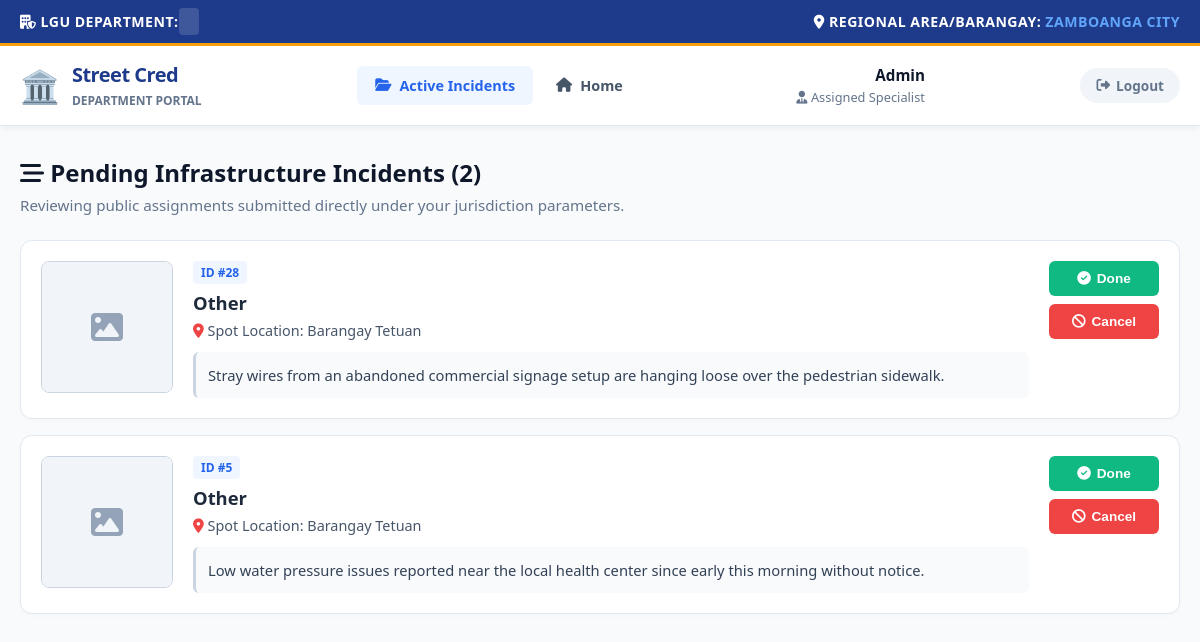
The page /admin-pages/LGU_DASHBOARD.php on the database its author committed.
### tables this page shows
CREATE TABLE `reports` (
  `ID` int(11) NOT NULL,
  `user_id` int(11) UNSIGNED DEFAULT NULL,
  `barangay` varchar(50) NOT NULL,
  `category` enum('Drainage Issues','Waste Management','Road/Pothole','Streetlight','Traffic Concern','Security Issue','Infrastructure','Other') NOT NULL,
  `description` text NOT NULL,
  `status` enum('standby','In progress','Reported to LGU','Resolved') NOT NULL DEFAULT 'standby',
  `image_path` varchar(255) NOT NULL,
  `date_submitted` timestamp NOT NULL DEFAULT current_timestamp(),
  `created_at` datetime NOT NULL DEFAULT current_timestamp()
);

### admin-pages/LGU_DASHBOARD.php (the view, shortened to what this page needs)
<?php
include("../database/database.php");
$user_name = ($_SESSION['first_name'] ?? 'Admin') . ' ' . ($_SESSION['last_name'] ?? '');
$admin_barangay = $_SESSION['user_barangay'] ?? 'Zamboanga City';
$lgu_department = $_SESSION['lgu_department'] ?? '';
$report_categories = [];
switch ($lgu_department) {
    default:
        $report_categories = ["'other'"];
        break;
}
$category_list = implode(",", $report_categories);
$fetch_query = "SELECT * FROM reports
                WHERE category IN ($category_list)
                AND status NOT IN ('resolved', 'cancelled')
                ORDER BY ID DESC";
$result = mysqli_query($conn, $fetch_query);
$active_reports = [];
if ($result) {
    while ($row = mysqli_fetch_assoc($result)) {
        $active_reports[] = $row;
    }
}
?>
<!DOCTYPE html>
<html lang="en">
<head>
    <link rel="stylesheet" href="https://cdnjs.cloudflare.com/ajax/libs/font-awesome/6.5.1/css/all.min.css">
</head>
<body>
    <div class="top-bar-identity">
        <div>
            <i class="fas fa-building-shield"></i> LGU DEPARTMENT:
            <span class="identity-badge"><?php echo htmlspecialchars($lgu_department); ?></span>
        </div>
        <div>
            <i class="fas fa-map-marker-alt"></i> REGIONAL AREA/BARANGAY:
            <span style="color: #60a5fa; text-transform: uppercase;"><?php echo htmlspecialchars($admin_barangay); ?></span>
        </div>
    </div>
    <header>
        <div class="container">
            <div class="nav-wrapper">
                <div class="logo">
                    <div class="logo-icon">🏛️</div>
                    <div>
                        <span class="brand">Street Cred</span>
                        <span class="subtext">Department Portal</span>
                    </div>
                </div>
                <nav style="display: flex; gap: 5px;">
                    <a href="LGU_DASHBOARD.php" class="btn-nav-lgu active"><i class="fas fa-folder-open"></i> Active Incidents</a>
                    <a href="../home-page/homepage.php" class="btn-nav-lgu"><i class="fas fa-home"></i> Home</a>
                </nav>
                <div class="user-profile">
                    <strong><?php echo htmlspecialchars($user_name); ?></strong><br>
                    <small><i class="fas fa-user-tie"></i> Assigned Specialist</small>
                </div>
                <a href="../login-page/logout.php" class="btn-logout">
                    <i class="fas fa-sign-out-alt"></i> Logout
                </a>
            </div>
        </div>
    </header>
    <section class="submit-content" style="padding-top: 30px;">
        <div class="container">
            <div style="margin-bottom: 25px;">
                <h2 style="margin: 0; color: #0f172a;"><i class="fas fa-stream"></i> Pending Infrastructure Incidents (<?php echo count($active_reports); ?>)</h2>
                <p style="color: var(--text-muted); margin: 6px 0 0 0; font-size: 0.95rem;">Reviewing public assignments submitted directly under your jurisdiction parameters.</p>
            </div>
            <?php if (count($active_reports) === 0): ?>
                <div style="text-align: center; padding: 60px; background: #fff; border-radius: 12px; border: 1px solid var(--border-color); color: var(--text-muted);">
                    <i class="fas fa-clipboard-check fa-3x" style="color: #cbd5e1; margin-bottom: 12px;"></i>
                    <h3>Clear Workspace!</h3>
                    <p>No active incidents require processing attention in the <?php echo htmlspecialchars($lgu_department); ?> queue right now.</p>
                </div>
            <?php else: ?>
                <?php foreach ($active_reports as $report): ?>
                    <div class="incident-card">
                        <div style="display: flex; gap: 20px; align-items: flex-start;">
                            <div class="img-container">
                                <?php if (!empty($report['image_path']) && file_exists($report['image_path'])): ?>
                                    <img src="<?php echo htmlspecialchars($report['image_path']); ?>" alt="Report Evidence Grid">
                                <?php else: ?>
                                    <div style="display:flex; align-items:center; justify-content:center; height:100%; color:#94a3b8; background:#f1f5f9;">
                                        <i class="fas fa-image fa-2x"></i>
                                    </div>
                                <?php endif; ?>
                            </div>
                            <div style="flex-grow: 1;">
                                <div style="display: flex; gap: 8px; align-items: center; margin-bottom: 6px;">
                                    <span style="background: #eff6ff; color: #2563eb; font-size: 0.75rem; font-weight: 700; padding: 3px 8px; border-radius: 4px; text-transform: uppercase;">
                                        ID #<?php echo $report['ID']; ?>
                                    </span>
                                </div>
                                <h3 style="margin: 0 0 6px 0; color: #1e293b; font-size: 1.15rem;"><?php echo htmlspecialchars($report['category']); ?></h3>
                                <p style="margin: 0 0 12px 0; font-size: 0.9rem; color: #475569; font-weight: 500;">
                                    <i class="fas fa-location-dot" style="color: var(--danger-lgu);"></i> Spot Location: Barangay <?php echo htmlspecialchars($report['barangay']); ?>
                                </p>
                                <div style="background: #f8fafc; padding: 12px; border-radius: 6px; border-left: 3px solid #cbd5e1; font-size: 0.92rem; color: #334155; line-height: 1.5;">
                                    <?php echo htmlspecialchars($report['description']); ?>
                                </div>
                            </div>
                            <div class="action-container">
                                <form action="LGU_DASHBOARD.php" method="POST">
                                    <button type="submit" class="btn-action done" style="width: 100%;">
                                        <i class="fas fa-circle-check"></i> Done
                                    </button>
                                </form>
                                <form action="LGU_DASHBOARD.php" method="POST" onsubmit="return confirm('Are you sure you want to drop or cancel processing this incident update?');">
                                    <button type="submit" class="btn-action cancel" style="width: 100%;">
                                        <i class="fas fa-ban"></i> Cancel
                                    </button>
                                </form>
                            </div>
                        </div>
                    </div>
                <?php endforeach; ?>
            <?php endif; ?>
        </div>
    </section>
</body>
</html>

### admin-pages/LGU_DASHBOARD.php (style rules this page uses)
:root { --primary-lgu: #1e3a8a; --accent-lgu: #f59e0b; --success-lgu: #10b981; --danger-lgu: #ef4444; --bg-light: #f8fafc; --text-main: #1e293b; --text-muted: #64748b; --border-color: #e2e8f0; }
body { background-color: var(--bg-light); margin: 0; font-family: system-ui, -apple-system, sans-serif; color: var(--text-main); }
.container { width: 100%; max-width: 1200px; margin: 0 auto; padding: 0 20px; box-sizing: border-box; }
.top-bar-identity { background: var(--primary-lgu); color: #fff; padding: 12px 20px; font-size: 0.88rem; font-weight: 700; display: flex; justify-content: space-between; align-items: center; border-bottom: 3px solid var(--accent-lgu); letter-spacing: 0.5px; }
.identity-badge { background: rgba(255, 255, 255, 0.15); padding: 4px 10px; border-radius: 4px; color: var(--accent-lgu); }
header { background: #ffffff; box-shadow: 0 4px 6px -1px rgba(0, 0, 0, 0.05); border-bottom: 1px solid var(--border-color); padding: 15px 0; }
.nav-wrapper { display: flex; justify-content: space-between; align-items: center; }
.logo { display: flex; align-items: center; gap: 12px; }
.logo-icon { font-size: 2rem; }
.brand { display: block; font-size: 1.25rem; font-weight: 800; color: var(--primary-lgu); letter-spacing: -0.5px; }
.subtext { font-size: 0.75rem; color: var(--text-muted); font-weight: 600; text-transform: uppercase; }
.btn-nav-lgu { display: inline-flex; align-items: center; gap: 8px; padding: 10px 18px; color: #475569; text-decoration: none; font-weight: 600; font-size: 0.9rem; border-radius: 6px; transition: all 0.2s ease; }
.btn-nav-lgu.active { background: #eff6ff; color: #2563eb; }
.user-profile { text-align: right; line-height: 1.3; }
.user-profile strong { color: #0f172a; font-size: 0.95rem; }
.user-profile small { color: var(--text-muted); font-size: 0.8rem; }
.btn-logout { background: #f1f5f9; padding: 8px 16px; border-radius: 20px; color: #64748b; text-decoration: none; font-size: 0.85rem; font-weight: 600; display: inline-flex; align-items: center; gap: 6px; transition: all 0.2s ease; }
.incident-card { background: #fff; border: 1px solid var(--border-color); border-radius: 12px; padding: 20px; margin-bottom: 16px; box-shadow: 0 2px 4px rgba(0,0,0,0.02); transition: transform 0.2s ease, box-shadow 0.2s ease; }
.img-container { width: 130px; height: 130px; border-radius: 8px; overflow: hidden; background: #e2e8f0; border: 1px solid #cbd5e1; flex-shrink: 0; }
.action-container { display: flex; flex-direction: column; gap: 8px; flex-shrink: 0; width: 110px; }
.btn-action { border: none; padding: 10px 14px; border-radius: 6px; color: white; font-weight: 700; font-size: 0.85rem; cursor: pointer; display: inline-flex; align-items: center; gap: 6px; justify-content: center; transition: opacity 0.2s, transform 0.1s; }
.btn-action.done { background-color: var(--success-lgu); }
.btn-action.cancel { background-color: var(--danger-lgu); }

### rows shown on the page
reports: ID "28", category "Other", barangay "Tetuan", description "Stray wires from an abandoned commercial signage setup are hanging loose over the pedestrian sidewalk."
reports: ID "5", category "Other", barangay "Tetuan", description "Low water pressure issues reported near the local health center since early this morning without notice."

### other values the page prints
$admin_barangay "ZAMBOANGA CITY"
$user_name "Admin"
count($active_reports) "2"
